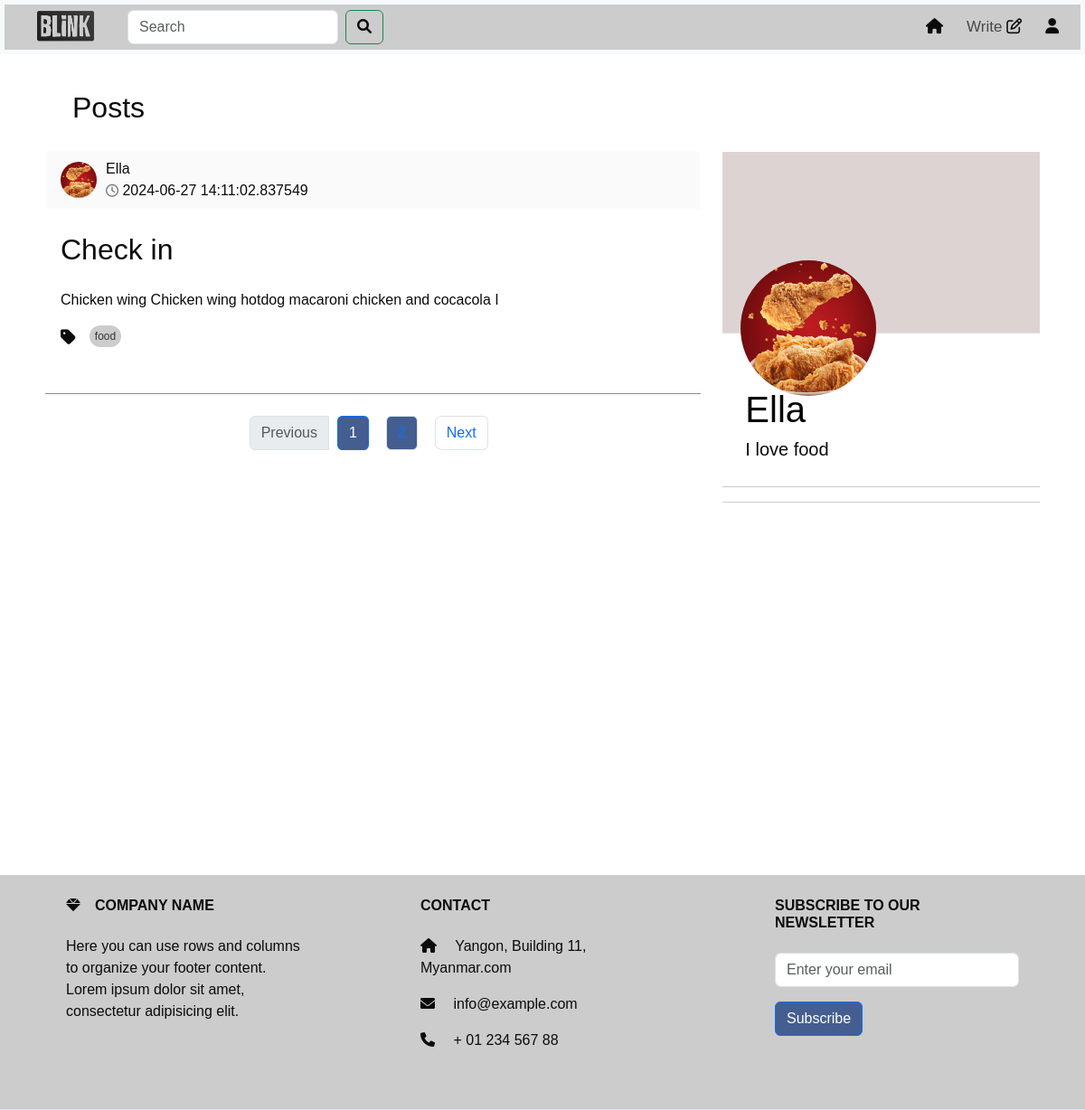
Page /profile/user_?2 (signed in) on the committed database.
### models.py (models this page shows, shortened)
class Post(db.Model):
    id = db.Column(db.Integer, primary_key=True)
    title = db.Column(db.Text())
    content = db.Column(db.Text())
    tag = db.Column(db.Text(), nullable=False)
    user_id = db.Column(db.Integer, db.ForeignKey('user.id'), nullable=False)
    created_date = db.Column(db.DateTime,default=datetime.datetime.now)
    likes = db.Column(db.Integer, default=0)
    meta = db.Column(db.Text, nullable=True)
    comments = db.relationship('Comment', backref='post',cascade="all, delete", lazy=True)

class User(UserMixin,db.Model):
    id = db.Column(db.Integer, primary_key=True)
    username = db.Column(db.String(50), unique=True)
    email =db.Column(db.String(50), unique=True)
    password = db.Column(db.String(100))
    bio = db.Column(db.String(50))
    profile_picture = db.Column(db.String(250))
    posts = db.relationship('Post', backref='author', lazy=True)
    comments = db.relationship('Comment', backref='author', lazy=True)

### route.py (the view)
@app.route('/profile/user_?<int:user_id>', methods=['GET', 'POST'])
@login_required
def profile(user_id,limit=2):
    page = request.args.get('page', 1, type=int)
    per_page = 5  # Number of posts per page
    post = get_posts(page, per_page)
    user = User.query.get_or_404(user_id)
    user_posts = Post.query.filter_by(user_id=user_id).paginate(page=page, per_page=per_page)
    picture_url=get_profile_profile(user_id)
    unique_tags = list(set(tag for tag, in Post.query.with_entities(Post.tag).distinct()))
    popular_posts = Post.query.order_by(Post.likes.desc()).limit(limit).all()
    forms=SearchForm()
    query = forms.search.data
    if forms.validate_on_submit():
         search_results = Post.query.filter(Post.title.ilike(f'%{query}%')).all()
         return render_template('search_results.html' ,post=post, search_results =search_results ,
                                form = forms ,tags=unique_tags,popular_posts=popular_posts)
    return render_template('profile.html', user_id=user_id,user=user,picture_url=picture_url,user_posts=user_posts,form=forms,post=post,tags=unique_tags,popular_posts=popular_posts)

### forms.py
class SearchForm(FlaskForm):
    search = StringField('Search ', validators=[DataRequired()])
    submit = SubmitField('Search')

### route.py (called while the page is built)
@login_manager.user_loader
def loader_user(user_id):
    return User.query.get(user_id)

def get_profile_profile(user_id):
    cwd = os.getcwd()
    user = User.query.get_or_404(user_id)
    if user:
        picture_url = f"/photo/user_profile/{user.profile_picture}"
        return picture_url

def get_posts(page, per_page, tag=None):
    if tag:
        return Post.query.filter(Post.tag.in_([tag])).paginate(page=page, per_page=per_page, error_out=False)
    return Post.query.order_by(Post.created_date.desc()).paginate(page=page, per_page=per_page, error_out=False)

### templates/profile.html (shortened to what this page needs)
<!DOCTYPE html>
<html lang="en">
  <head>
    <link
      href="https://cdn.jsdelivr.net/npm/bootstrap@5.3.3/dist/css/bootstrap.min.css"
      rel="stylesheet"
    />
    <link
      href="https://cdnjs.cloudflare.com/ajax/libs/font-awesome/6.0.0-beta3/css/all.min.css"
      rel="stylesheet"
    />
    <link rel="stylesheet" href="/static/profile.css" />
  </head>
  <body>
    {% include 'topnav.html' %}
    <div class="container">
      <div class="row">
        <div class="col-sm-8">
          <div id="posts-container">
            <h2 style="margin-left: 30px">Posts</h2>
            {% for post in user_posts.items %}
            <div class="card">
              <div
                class="card-header d-flex justify-content-between align-items-center"
                onclick="redirectToProfile(event)"
              >
                <div class="profile-image">
                  <img
                    src="{{ url_for('static', filename= picture_url ) }}"
                    width="60"
                    height="60"
                    alt=""
                  />
                </div>
                <div style="width: 800px">
                  <p>
                    {{post.author.username}}<br />
                    <i class="fa-regular fa-clock"></i> {{post.created_date}}
                  </p>
                </div>
              </div>
              <div class="card-body" onclick="redirectToFullPost()">
                <a
                class="nav-link"
                href="{{ url_for('full_post',post_id=post.id) }}"
              >
                <div class="col-sm-12">
                  <h2 class="card-title">{{post.title}}</h2>
                  <p class="card-text" id="card-description">
                    {{post.meta | safe}}
                  </p>
                  <div class="tags-container">
                    <ul class="list-group list-group-horizontal">
                      <i class="fas fa-tag"></i>
                      <a
                        href="{{ url_for('home_tag',tag=post.tag ) }}"
                        class="tag"
                        >{{post.tag}}
                      </a>
                    </ul>
                  </div>
                </div>
                </a>
              </div>
            </div>
            <br />
            <div
              class="card-end"
              style="border-bottom: #958787 solid 1px; margin-bottom: 20px"
            ></div>
            {% endfor %}
          </div>
          <nav aria-label="Page navigation" class="mt-4">
              <ul class="pagination justify-content-center" style="gap: 10px">
              <li
                class="page-item {% if not post.has_prev %}disabled{% endif %}"
              >
                {% if post.has_prev %}
                <a class="page-link" href="?page={{ post.prev_num }}"
                  >Previous</a
                >
                {% else %}
                <span class="page-link">Previous</span>
                {% endif %}
              </li>
              {% for page_num in post.iter_pages() %} {% if page_num %}
              <li
                class="page-item {% if post.page == page_num %}active{% endif %}"
              >
                <a class="page-link" href="?page={{ page_num }}" style="background-color: #445e91"
                  >{{ page_num }}</a
                >
              </li>
              {% else %}
              <li class="page-item disabled">
                <span class="page-link">...</span>
              </li>
              {% endif %} {% endfor %}
              <li
                class="page-item {% if not post.has_next %}disabled{% endif %}"
              >
                {% if post.has_next %}
                <a class="page-link" href="?page={{ post.next_num }}">Next</a>
                {% else %}
                <span class="page-link">Next</span>
                {% endif %}
              </li>
            </ul>
          </nav>
        </div>
        <div class="col-sm-4" style="margin-top: 48px" id="right-column">
          <div style="width: 100%; position: relative" class="border-bottom">
            <div class="bg-black-cover"></div>
            <div
              style="
                display: flex;
                justify-content: start;
                gap: 10px;
                position: absolute;
                bottom: -70px;
                left: 20px;
              "
            >
              <div style="display: flex; flex-direction: column; gap: 10px">
                <img
                  src="{{ url_for('static', filename= picture_url ) }}"
                  class="profile-pic"
                />
              </div>
            </div>
          </div>
          <div class="profileDetail">
            <h1>{{user.username}}</h1>
            <h5>{{ user.bio }}</h5>
            <br />
          </div>
          <div class="story"></div>
        </div>
      </div>
    </div>
    {% include 'footer.html' %}
  </body>
</html>

### static/profile.css (style rules this page uses)
* { color: #0c0b0b; font-family: sans-serif; margin: 0; padding: 0; box-sizing: border-box; }
.container { background: #fff; padding: 20px; margin-top: 20px; z-index: 1; }
.d-flex { padding-left: 20px; background-color: #ccc; }
.row a { border-radius: 15%; margin-bottom: 10px; margin-right: 10px; }
.bg-black-cover { height: 200px; background: rgb(222, 211, 211); }
.profile-pic { width: 150px; height: 150px; border: 4px white; border-radius: 50%; }
h1 { color: rgb(4, 4, 4); }
.profileDetail { padding: 0px 25px; line-height: 1.3; margin-top: 60px; }
.story { border-top: solid 1px #ccc; border-bottom: solid 1px #ccc; padding: 8px 25px; font-size: 15pt; font-weight: 500; }
.card { color: #070707; border-color: #ffffff; background-color: #ffffff; }
.card-header { padding: 10px; background-color: #eee; display: flex; align-items: center; border-bottom: none !important; }
.card-header { display: flex; flex-direction: row; justify-content: space-between; align-items: center; padding: 0.5rem 1rem; background-color: #fafafa; margin-top: 20px; }
.profile-image { margin-right: 10px; }
.profile-image img { border-radius: 50%; width: 40px; height: 40px; }
.card-header p { margin: 0; }
.card-header i { margin: 0; font-size: 14px; color: #6c757d; }
.card-body { background-color: #ffffff; }
.card-text { overflow: hidden; text-overflow: ellipsis; display: -webkit-box; -webkit-line-clamp: 3; -webkit-box-orient: vertical; transition: -webkit-line-clamp 0.5s ease; }
.card-end { border-bottom: 1px solid #ccc; }
#right-column { position: -webkit-sticky; position: sticky; top: 10; height: 100vh; overflow-y: auto; padding-top: 20px; }
.tags-container { margin-top: 10px; }
.fa-tag { font-size: 1.2em; margin-right: 5px; vertical-align: middle; }
.tags-container .tag { background-color: #ccc; color: #333; padding: 3px 6px; margin-right: 5px; border-radius: 20px; text-decoration: none; font-size: 12px; display: inline-block; }

### rows in the picture
Post: author.username "Ella", created_date "2024-06-27 14:11:02.837549", title "Check in", meta "Chicken wing Chicken wing hotdog macaroni chicken and cocacola I", tag "food"
User: username "Ella", bio "I love food"

### other values in the picture
{{ page_num }} "1"
